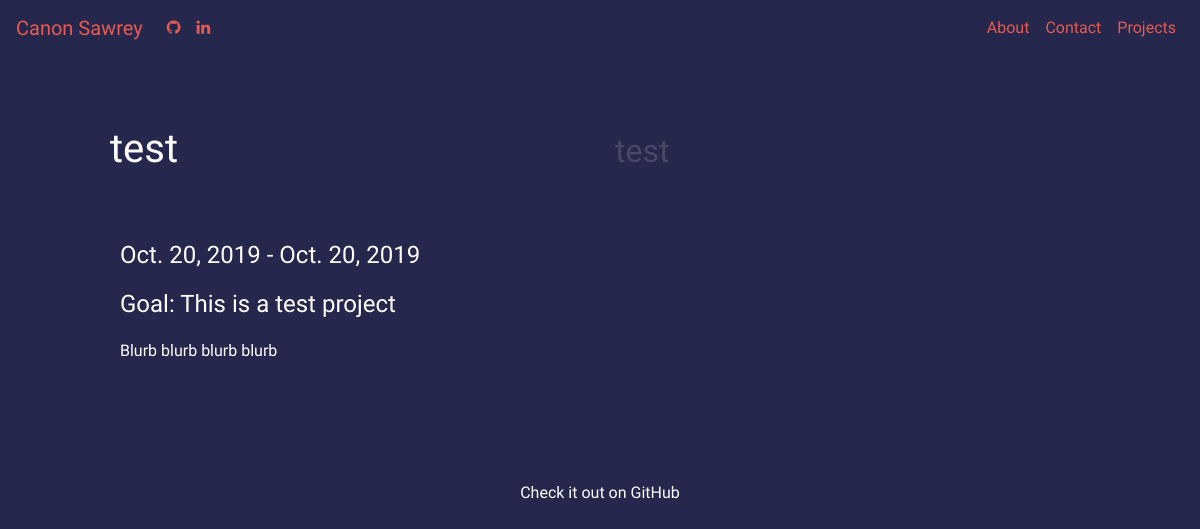
The page /projects/4/ on the database as committed earlier.
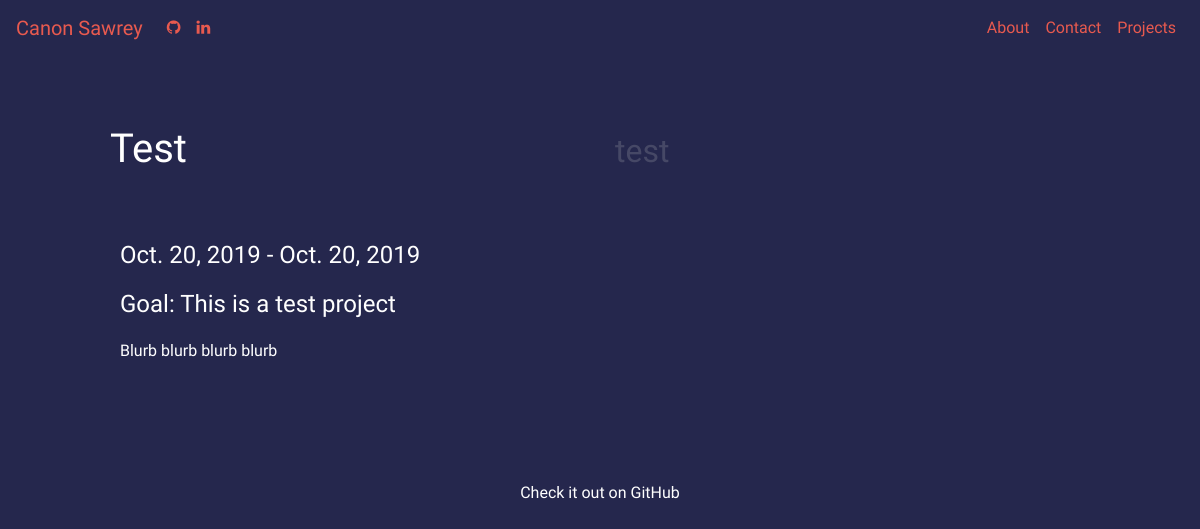
The same page on the database as committed later.
### projects/models.py (models this page shows, shortened)
class Project(models.Model):
    title = models.CharField(max_length=50)
    subtitle = models.CharField(null=True, blank=True, max_length=50)
    abstract = models.CharField(max_length=300)
    goal = models.CharField(max_length=200)
    start_date = models.DateField()
    end_date = models.DateField(null=True, blank=True)
    github_link = models.CharField(null=True, blank=True, max_length=100)
    platforms = models.CharField(null=True, max_length=100)
    languages = models.CharField(null=True, max_length=100)
    blurb = models.TextField()

### projects/views.py (the view)
# urls.py: path('<int:project_id>/', views.detail, name='detail')
def detail(request, project_id):
    project = get_object_or_404(Project, pk=project_id)
    return render(request, 'projects/detail.html', {'project': project})

### projects/templates/projects/detail.html (shortened to what this page needs)
{% extends "base.html" %}
{% block content %}
{% load static %}
<link rel="stylesheet"href="{% static 'projects/style.css' %}">
<div class="container">
    <div class="row" >
        <div class="col-sm-6 title">
            <h1>{{ project.title }}</h1>
        </div>
        <div class="col-sm-6 subtitle">
            <h1><small>{{ project.subtitle }}</small></h1>
        </div>
    </div>
    <div class="row">
        <div class="col">
            {% if project.end_date is None %}
                <h4 class="project-detail">{{ project.start_date }} - In Progress</h4>
            {% else %}
                <h4 class="project-detail">{{ project.start_date }} - {{ project.end_date }}</h4>
            {% endif %}
                <h4 class="project-detail">Goal: {{project.goal}}</h4>
                <p class="project-detail text-justify">{{ project.blurb }}</p>
        </div>
    </div>
    <div class="row">
        <div class="col">
            <a href="{{ project.github_link }}">
                <h6 class="text-center github-link drop-shadow">Check it out on GitHub</h6>
            </a>
        </div>
    </div>
</div>
{% endblock content %}

### templates/personal_website/base.html (shortened to what this page needs)
<!DOCTYPE html>
<html lang="en">
    <head>
        <link rel="stylesheet" href="https://stackpath.bootstrapcdn.com/bootstrap/4.3.1/css/bootstrap.min.css">
        <link rel="stylesheet" href="https://cdnjs.cloudflare.com/ajax/libs/font-awesome/4.7.0/css/font-awesome.min.css">
        {% load static %}
        <link rel="stylesheet" href="{% static 'personal_website/base.css' %}">
    </head>
    <body>
        <header>
            <nav class="navbar navbar-expand-sm fixed-top navbar-custom">
                <a class="navbar-brand nav-item" href="{% url 'home:home' %}">Canon Sawrey</a>
                <div class="collapse navbar-collapse" id="navbarNav">
                    <ul class="navbar-nav mr-auto">
                         <li class="nav-item">
                            <a class="nav-link" href="https://github.com/canonsawrey">
                                <i class="fa fa-github"></i>
                            </a>
                        </li>
                        <li class="nav-item">
                            <a  class="nav-link" href="https://linkedin.com/in/canon-sawrey-375b97159/">
                                <i class="fa fa-linkedin"></i>
                            </a>
                        </li>
                    </ul>
                    <ul class="navbar-nav">
                        <li class="nav-item">
                            <a class="nav-link" href="{% url 'home:home' %}#about">About</a>
                        </li>
                        <li class="nav-item">
                            <a class="nav-link" href="{% url 'home:home' %}#contact">Contact</a>
                        </li>
                        <li class="nav-item">
                            <a class="nav-link" href="{% url 'projects:index' %}">Projects</a>
                        </li>
                    </ul>
                </div>
            </nav>
        </header>
        {% block content %}
        {% endblock content %}
    </body>
</html>

### static/personal_website/base.css (style rules this page uses)
html, body { background-color: #25274d; font-family: 'Oswald', sans-serif !important; color: #fff; }
.navbar-custom .nav-item, .navbar-custom .nav-link { color: #e85a4f; }

### projects/static/projects/style.css (style rules this page uses)
.row { margin: 50px; color: #fff; }
.subtitle { color: #464866; }
.project-detail { margin: 0px; padding: 10px; }
.container { color: #fff; }
a:link { text-decoration: none; color: white; }
.github-link { padding: 30px; margin: 30px; }

Rows that differ between the two databases and show on the page:
changed Project "test": title "test" → "Test"
